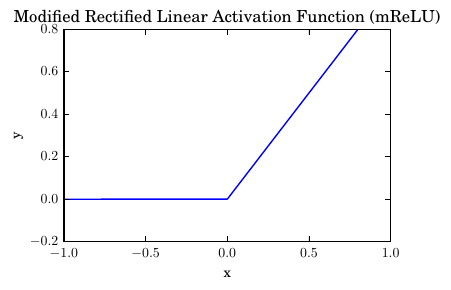

Generate this figure with Python:
from __future__ import division
import matplotlib.pyplot as plt
import numpy as np


plt.rc('text', usetex=True)
plt.rc('font', family='serif')
plt.rc('font', size=10)
params = {'legend.fontsize': 6,
          }
plt.rcParams.update(params)

n = np.linspace(-1, 1, 2000)
eps = 10**-5
x = np.piecewise(n, [n<eps, n>=eps], [lambda n: -eps/(n-1-eps), lambda n: n])

plt.figure(figsize=(4.5,3), dpi=300)
plt.xlabel('x')
plt.ylabel('y')#, rotation=0)
plt.title('Modified Rectified Linear Activation Function (mReLU)')
plt.plot(n, x)
outfname = 'mrelu.pdf'
plt.tight_layout()
plt.savefig(outfname, format='pdf', bbox_inches='tight')
